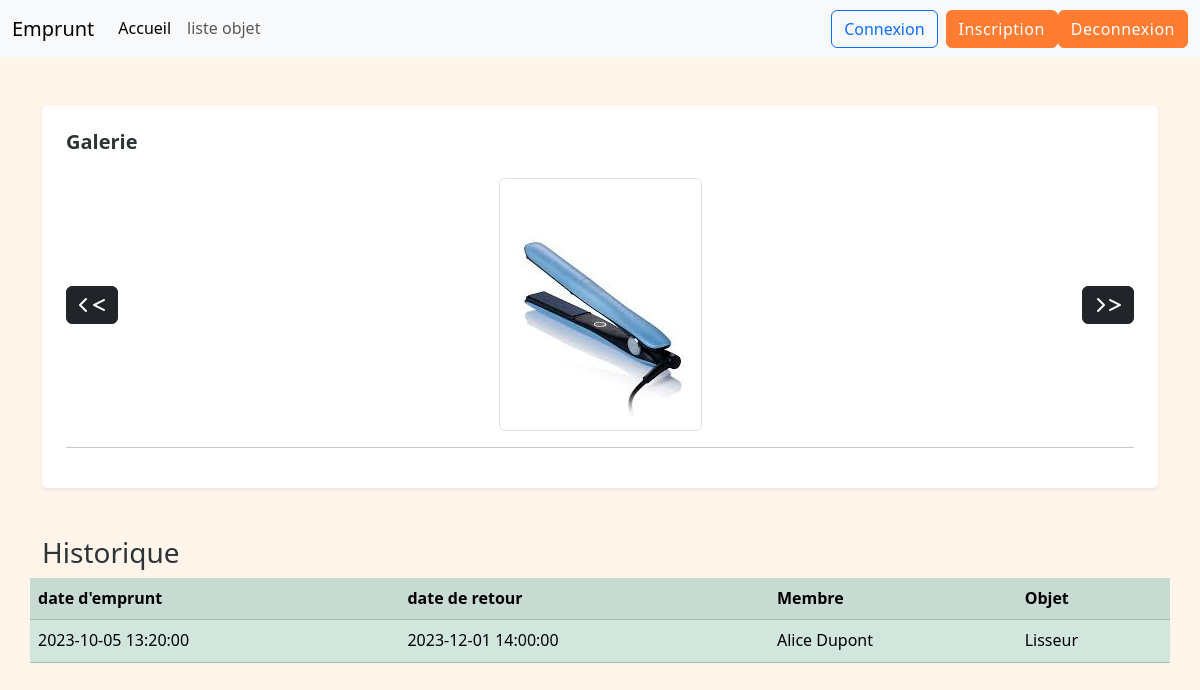
Screenshot of /pages/fiche.php?id_objet=11&nom_image=lisseur.jpg&id_image=11 with the database file from the repository.
### tables this page shows
CREATE TABLE Final_image_objet(
    id_image INT AUTO_INCREMENT PRIMARY KEY,
    id_objet INT,
    nom_image VARCHAR(100),
    FOREIGN KEY (id_objet) REFERENCES Final_objet(id_objet)
);

CREATE TABLE Final_emprunt(
    id_emprunt INT AUTO_INCREMENT PRIMARY KEY,
    id_objet INT,
    id_membre INT,
    date_emprunt DATETIME,
    date_retour DATETIME,
    FOREIGN KEY (id_objet) REFERENCES Final_objet(id_objet),
    FOREIGN KEY (id_membre) REFERENCES Final_membre(id_membre)
);

CREATE TABLE Final_membre (
    id_membre INT AUTO_INCREMENT PRIMARY KEY,
    nom VARCHAR(50),
    date_de_naissance DATETIME,
    genre VARCHAR(20),
    email VARCHAR(50),
    ville VARCHAR(50),
    mdp VARCHAR(20),
    image_profil VARCHAR(100) 
);

CREATE TABLE Final_objet (
    id_objet INT AUTO_INCREMENT PRIMARY KEY,
    nom_objet VARCHAR(100),
    id_categorie INT,
    id_membre INT,
    FOREIGN KEY (id_categorie) REFERENCES Final_categorie_objet(id_categorie),
    FOREIGN KEY (id_membre) REFERENCES Final_membre(id_membre)
);

### inc/fonction.php (called while the page is built, shortened)
<?php
function img_principale($id){
    include('base.php');
     $sql="SELECT * FROM Final_image_objet WHERE id_objet = '$id'";
     $sqli=mysqli_query($bdd,$sql);
     $ami=mysqli_fetch_assoc($sqli);
     return $ami;
}
function emprunt($id){
    include('base.php');
    $sql = "SELECT *
            FROM Final_emprunt
            JOIN Final_objet ON Final_objet.id_objet = Final_emprunt.id_objet
            JOIN Final_membre ON Final_membre.id_membre = Final_emprunt.id_membre
            WHERE Final_objet.id_objet = '%s'";
    $sql = sprintf($sql, mysqli_real_escape_string($bdd, $id));
    $result = mysqli_query($bdd, $sql);
    $donnee = array();
    while ($a = mysqli_fetch_assoc($result)) {
        $donnee[] = $a;
    }
    return $donnee;
}
?>

### pages/fiche.php (the view, shortened to what this page needs)
<?php
require('../inc/fonction.php');
$hist = emprunt($_GET['id_objet']);
$sary=img_principale($_GET['id_objet']);
?>
<!DOCTYPE html>
<html lang="en">
<head>
  <link href="../assets/bootstrap/css/bootstrap.min.css" rel="stylesheet">
    <link rel="stylesheet" href="../assets/bootstrap/css/all.min.css">
    <link rel="stylesheet" href="../assets/style.css">
</head>
<body>
    <?php include('header.php');?>
<div class="container py-5"><div class="bg-white p-4 shadow-sm rounded mb-5">
  <h5 class="fw-bold mb-4">Galerie</h5>
  <div class="position-relative text-center mb-3">
    <img id="mainImage" src="../assets/image/<?= htmlspecialchars($sary['nom_image']) ?>" class="img-fluid rounded border" alt="Image principale" style="max-width: 50%; height: auto;">
    <button class="btn btn-dark position-absolute top-50 start-0 translate-middle-y" onclick="prevImage()" aria-label="Précédent">
      <i class="fas fa-chevron-left"> < </i>
    </button>
    <button class="btn btn-dark position-absolute top-50 end-0 translate-middle-y" onclick="nextImage()" aria-label="Suivant">
      <i class="fas fa-chevron-right"> > </i>
    </button>
  </div>
    <hr>
</div>
    <div class="row">
                <h3>Historique</h3>
                <table  class="table table-success table-striped" style="margin:auto;">
                    <tr>
                        <th>date d'emprunt</th>
                        <th>date de retour</th>
                        <th>Membre</th>
                        <th>Objet</th>
                    </tr>
                    <?php foreach($hist as $h ){?>
                       <tr>
                            <td><?=$h['date_emprunt']?></td>
                            <td><?=$h['date_retour']?></td>
                            <td><?=$h['nom']?></td>
                            <td><?=$h['nom_objet']?></td>
                       </tr>
                    <?php } ?>
                </table>
            </div>
</div>
</body>
</html>

### assets/style.css (style rules this page uses)
:root { --primary: #FF7D33; --primary-light: rgba(255, 125, 51, 0.1); --secondary: #005F89; --accent: #FFC107; --light: #FFF5EB; --dark: #2D3436; --gray: #636E72; --white: #FFFFFF; }
body { font-family: 'Segoe UI', Roboto, 'Helvetica Neue', sans-serif; background-color: var(--light); color: var(--dark); line-height: 1.6; min-height: 100vh; display: flex; flex-direction: column; }
:root { --bs-primary: var(--primary); --bs-secondary: var(--secondary); }

### rows the page displays
final_image_objet: nom_image (picture)
final_emprunt: date_emprunt "2023-10-05 13:20:00", date_retour "2023-12-01 14:00:00", id_membre.nom "Alice Dupont", id_objet.nom_objet "Lisseur"
